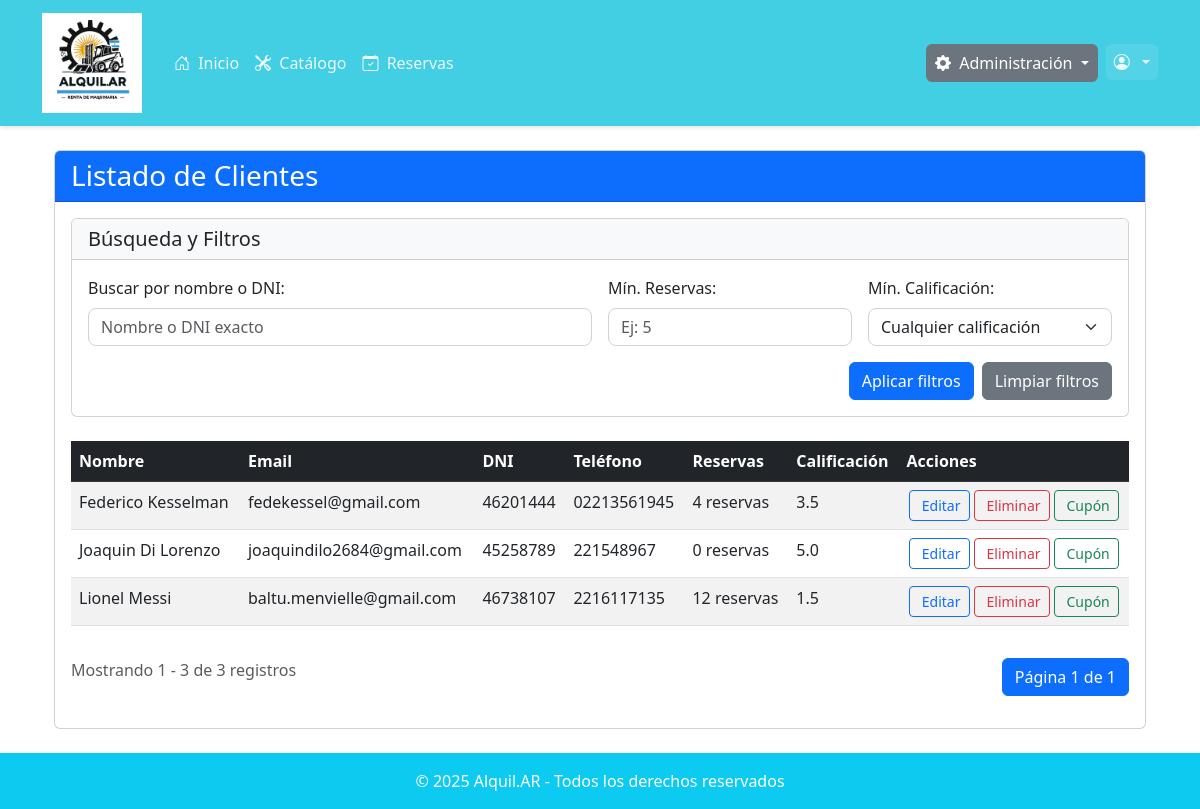
The app's page /usuarios/ver-clientes/ (signed in) with its own data.
### usuarios/models.py (models this page shows, shortened)
class Usuario(AbstractUser):
    TIPO_CHOICES = [
        ('CLIENTE', 'Cliente'),
        ('EMPLEADO', 'Empleado'),
        ('ADMIN', 'Administrador'),
    ]
    nombre = models.CharField(max_length=200)
    tipo = models.CharField(
        max_length=10,
        choices=TIPO_CHOICES,
        default='CLIENTE',
        verbose_name="Tipo de usuario"
    )
    dni = models.CharField(max_length=20, unique=True)
    email = models.CharField(max_length=200, unique=True)
    telefono = models.CharField(max_length=20)
    fecha_nacimiento = models.DateField()
    sucursal = models.ForeignKey(Sucursal, on_delete=models.SET_NULL, null=True, blank=True)
    calificacion = models.FloatField(
        default=5.0,
        verbose_name="Calificación del cliente",
        help_text="Calificación del cliente en escala de 0.5 a 5 estrellas"
    )
    token_2fa = models.CharField(
        max_length=6,
        null=True,
        blank=True,
        verbose_name="Token de verificación"
    )
    token_2fa_timestamp = models.DateTimeField(
        null=True,
        blank=True,
        verbose_name="Timestamp del token"
    )
    reset_token = models.CharField(
        max_length=64,
        null=True,
        blank=True,
        verbose_name="Token de recuperación"
    )
    reset_token_timestamp = models.DateTimeField(
        null=True,
        blank=True,
        verbose_name="Timestamp del token de recuperación"
    )
    reset_token_used = models.BooleanField(
        default=False,
        verbose_name="Token usado"
    )

### usuarios/views.py (the view, shortened to what this page needs)
# urls.py: path('ver-clientes/', views.listar_clientes_view, name="listar_clientes"),
@login_required
def listar_clientes_view(request):
    if not (request.user.tipo == 'EMPLEADO' or request.user.tipo == 'ADMIN'):
        return redirect('home')
    es_admin = request.user.tipo == 'ADMIN'
    base_query = Usuario.objects.filter(tipo="CLIENTE").exclude(
        email="cliente_eliminado@alquil.ar"
    )
    search_query = request.GET.get('search', '')
    min_reservas = request.GET.get('min_reservas', '')
    min_calificacion = request.GET.get('min_calificacion', '')
    if search_query:
        if search_query.isdigit() and len(search_query) >= 7:  # Probablemente un DNI
            clientes = base_query.filter(dni=search_query)
        else:  # Búsqueda parcial por nombre
            clientes = base_query.filter(nombre__icontains=search_query)
    else:
        clientes = base_query
    clientes = clientes.order_by('nombre')
    paginator = Paginator(clientes, 10)  # 10 items por página
    page_number = request.GET.get('page')
    page_obj = paginator.get_page(page_number)
    context = {
        'clientes': page_obj,
        'total_clientes': clientes.count(),
        'titulo': 'Listado de Clientes',
        'search_query': search_query,
        'min_reservas': min_reservas,
        'min_calificacion': min_calificacion,
        'no_results': clientes.count() == 0,
        'es_admin': es_admin,
    }
    return render(request, 'usuarios/listar_clientes.html', context)  # Context tiene la info que voy a utilizar en el html

### usuarios/calificaciones.py (called while the page is built)
def obtener_calificacion_promedio_cliente(cliente_id):
    try:
        if isinstance(cliente_id, str) and cliente_id.isdigit():
            cliente_id = int(cliente_id)
        cliente = Usuario.objects.get(id=cliente_id, tipo="CLIENTE")
        calificaciones = CalificacionCliente.objects.filter(cliente=cliente)
        if not calificaciones.exists():
            return 5.0
        suma_calificaciones = sum(c.calificacion for c in calificaciones)
        promedio = (5 + suma_calificaciones) / (1 + calificaciones.count())
        return round(promedio * 2) / 2
    except Usuario.DoesNotExist:
        return None
    except Exception as e:
        print(f"Error al calcular calificación para cliente {cliente_id}: {str(e)}")
        return None

### usuarios/templatetags/usuarios_tags.py (called while the page is built)
@register.filter(name='obtener_calificacion_cliente')
def obtener_calificacion_cliente(cliente_id):
    if cliente_id is None:
        return None
    try:
        calificacion = obtener_calificacion_promedio_cliente(cliente_id)
        if calificacion is not None:
            return calificacion
        return None
    except Exception as e:
        print(f"Error en filtro obtener_calificacion_cliente para ID {cliente_id}: {str(e)}")
        return None

### usuarios/templates/usuarios/listar_clientes.html (shortened to what this page needs)
{% extends 'base.html' %}
{% load static %}
{% load usuarios_tags %}
{% block content %}
<div class="container-fluid mt-4">
    <div class="card">
        <div class="card-header bg-primary text-white">
            <div class="d-flex justify-content-between align-items-center">
                <h3 class="mb-0">{{ titulo }}</h3>
            </div>
        </div>
        <div class="card-body">
            <div class="row mb-4">
                <div class="col-md-12">
                    <div class="card">
                        <div class="card-header bg-light">
                            <h5 class="mb-0">Búsqueda y Filtros</h5>
                        </div>
                        <div class="card-body">
                            <form method="GET" class="row g-3">
                                <div class="col-md-6">
                                    <label for="search" class="form-label">Buscar por nombre o DNI:</label>
                                    <input type="text" class="form-control" id="search" name="search"
                                           value="{{ search_query }}" placeholder="Nombre o DNI exacto">
                                </div>
                                <div class="col-md-3">
                                    <label for="min_reservas" class="form-label">Mín. Reservas:</label>
                                    <input type="number" min="0" class="form-control" id="min_reservas"
                                           name="min_reservas" value="{{ min_reservas }}" placeholder="Ej: 5">
                                </div>
                                <div class="col-md-3">
                                    <label for="min_calificacion" class="form-label">Mín. Calificación:</label>
                                    <select class="form-select" id="min_calificacion" name="min_calificacion">
                                        <option value="">Cualquier calificación</option>
                                    </select>
                                </div>
                                <div class="col-md-12 d-flex justify-content-end mt-3">
                                    <button type="submit" class="btn btn-primary me-2">
                                         Aplicar filtros
                                    </button>
                                    <a href="{% url 'listar_clientes' %}" class="btn btn-secondary">
                                         Limpiar filtros
                                    </a>
                                </div>
                            </form>
                        </div>
                    </div>
                </div>
            </div>
            {% if no_results %}
                <div class="alert alert-info">
                    No se encontraron clientes que cumplan con los criterios de búsqueda y filtrado.
                </div>
            {% elif clientes %}
                <div class="table-responsive">
                    <table class="table table-striped table-hover">
                        <thead class="table-dark">
                            <tr>
                                <th>Nombre</th>
                                <th>Email</th>
                                <th>DNI</th>
                                <th>Teléfono</th>
                                <th>Reservas</th>
                                <th>Calificación</th>
                                <th>Acciones</th>
                            </tr>
                        </thead>
                        <tbody>
                            {% for cliente in clientes %}
                            <tr>
                                <td>{{ cliente.nombre }}</td>
                                <td>{{ cliente.email }}</td>
                                <td>{{ cliente.dni }}</td>
                                <td>{{ cliente.telefono }}</td>
                                <td>
                                    {% with reservas_count=cliente.reservas.count %}
                                        {{ reservas_count }} reserva{% if reservas_count != 1 %}s{% endif %}
                                    {% endwith %}
                                </td>
                                <td>
                                    <div class="star-rating">
                                        {% with calificacion=cliente.id|obtener_calificacion_cliente %}
                                            {% if calificacion %}
                                                {{ calificacion }}
                                            {% else %}
                                                <span class="text-muted">Sin calificar</span>
                                            {% endif %}
                                        {% endwith %}
                                    </div>
                                </td>
                                <td>
                                    <div class="d-flex gap-1 justify-content-center">
                                        <a href="{% url 'editar_cliente' cliente.id %}"
                                           class="btn btn-outline-primary btn-sm d-flex align-items-center"
                                           title="Editar información del cliente"
                                           data-bs-toggle="tooltip" data-bs-placement="top">
                                            <span class="d-none d-md-inline">Editar</span>
                                        </a>
                                        <a href="{% url 'eliminar_cliente' cliente.id %}"
                                           class="btn btn-outline-danger btn-sm d-flex align-items-center"
                                           title="Eliminar cliente del sistema"
                                           data-bs-toggle="tooltip" data-bs-placement="top">
                                            <span class="d-none d-md-inline">Eliminar</span>
                                        </a>
                                        {% if es_admin %}
                                        <a href="{% url 'crear_cupon' cliente.id %}"
                                           class="btn btn-outline-success btn-sm d-flex align-items-center"
                                           title="Crear un cupón de descuento para este cliente"
                                           data-bs-toggle="tooltip" data-bs-placement="top">
                                            <span class="d-none d-lg-inline">Cupón</span>
                                        </a>
                                        {% endif %}
                                    </div>
                                </td>
                            </tr>
                            {% endfor %}
                        </tbody>
                    </table>
                </div>
                <div class="d-flex justify-content-between mt-3">
                    <div>
                        <span class="text-muted">
                            Mostrando {{ clientes.start_index }} - {{ clientes.end_index }} de {{ total_clientes }} registros
                        </span>
                    </div>
                    <ul class="pagination">
                        <li class="page-item active">
                            <span class="page-link">
                                Página {{ clientes.number }} de {{ clientes.paginator.num_pages }}
                            </span>
                        </li>
                    </ul>
                </div>
            {% else %}
                <div class="alert alert-info">
                    No hay clientes registrados.
                </div>
            {% endif %}
        </div>
    </div>
</div>
{% endblock %}

### static/css/core.css (style rules this page uses)
:root { --color-primary: #42cee3; --color-primary-dark: #369aa9; --color-primary-darker: #2b7b87; --color-primary-light: #86e6f5; --color-primary-lighter: #a8f1fd; --color-dark: #333333; --color-gray: #666666; --color-light: #F8F9FA; --color-white: #FFFFFF; --shadow-sm: 0 2px 4px rgba(0, 0, 0, 0.1); --shadow-md: 0 4px 6px rgba(0, 0, 0, 0.15); }
.form-select, .form-control { border-radius: 8px; border: 1px solid #ced4da; transition: border-color 0.15s ease-in-out, box-shadow 0.15s ease-in-out; }

### usuarios/templates/usuarios/listar_clientes.html (style rules this page uses)
.btn-outline-primary { border-color: #0d6efd; color: #0d6efd; }
.btn-outline-success { border-color: #198754; color: #198754; }
.btn-outline-danger { border-color: #dc3545; color: #dc3545; }
.d-flex.gap-1 .btn { transition: all 0.2s ease-in-out; }

### core/templates/base.html (style rules this page uses)
body { min-height: 100vh; display: flex; flex-direction: column; }

### records on screen
Usuario: nombre "Federico Kesselman", email "fedekessel@gmail.com", dni "46201444", telefono "02213561945", reservas.count "4", calificacion "3.5"
Usuario: nombre "Joaquin Di Lorenzo", email "joaquindilo2684@gmail.com", dni "45258789", telefono "221548967", reservas.count "0", calificacion "5.0"
Usuario: nombre "Lionel Messi", email "baltu.menvielle@gmail.com", dni "46738107", telefono "2216117135", reservas.count "12", calificacion "1.5"

### other values on screen
{{ titulo }} "Listado de Clientes"
{{ clientes.start_index }} "1"
{{ clientes.end_index }} "3"
{{ total_clientes }} "3"
{{ clientes.number }} "1"
{{ clientes.paginator.num_pages }} "1"
